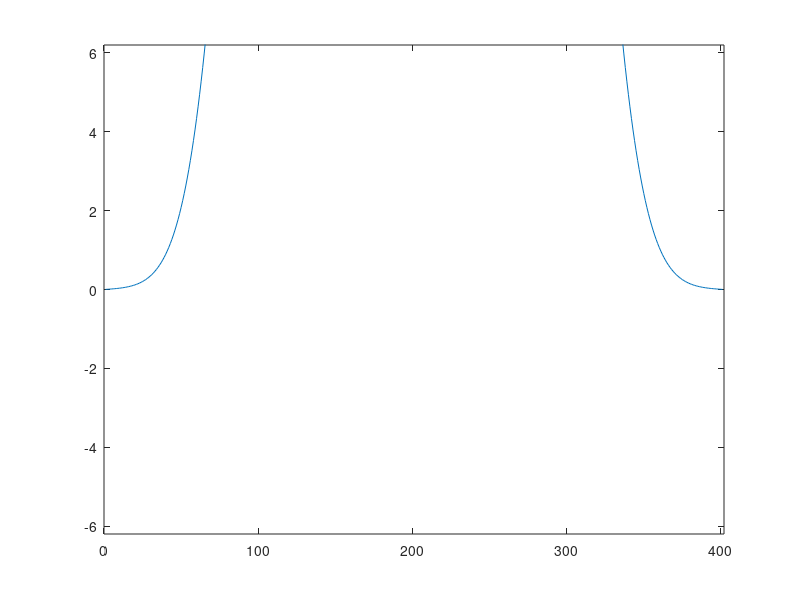

This chart was generated by the following MATLAB code:
dx = 0.1;
x = -20:dx:20;
n = length(x);

sigma = 2.0;
u = exp(-(x/(2*sigma)).*(x/(2*sigma)));

v = 0.5;
dt = 0.1;
faktor = (dt*v/dx)^2;
dudt = (v/(2*sigma*sigma))*x.*u;

dudt2 = ((v^2)/(4*sigma^4))*x.*x.*u - ((v^2)/(2*sigma^2)).*u;

u_jminus1 = u + dt*dudt2;
u_j = u.*u/sqrt(u*transpose(u)) ;

for t = 1:1000
    u_jplus1(2:n-1) = (2*(1-faktor))*u_j(2:n-1) - u_jminus1(2:n-1) + faktor.*(u_j(3:n)+u_j(1:n-2));
    
    u_jplus1(1) = (2*(1-faktor)).*u_j(1) - u_jminus1(1) + faktor.*u_j(2);
    u_jplus1(n) = (2*(1-faktor)).*u_j(n) - u_jminus1(n) + faktor.*u_j(n-1);
    
    plot(u_j);
    axis([0 n+1 -6.2 6.2])
    drawnow;
    
    u_jminus1 = u_j;
    u_j = u_jplus1;
end
